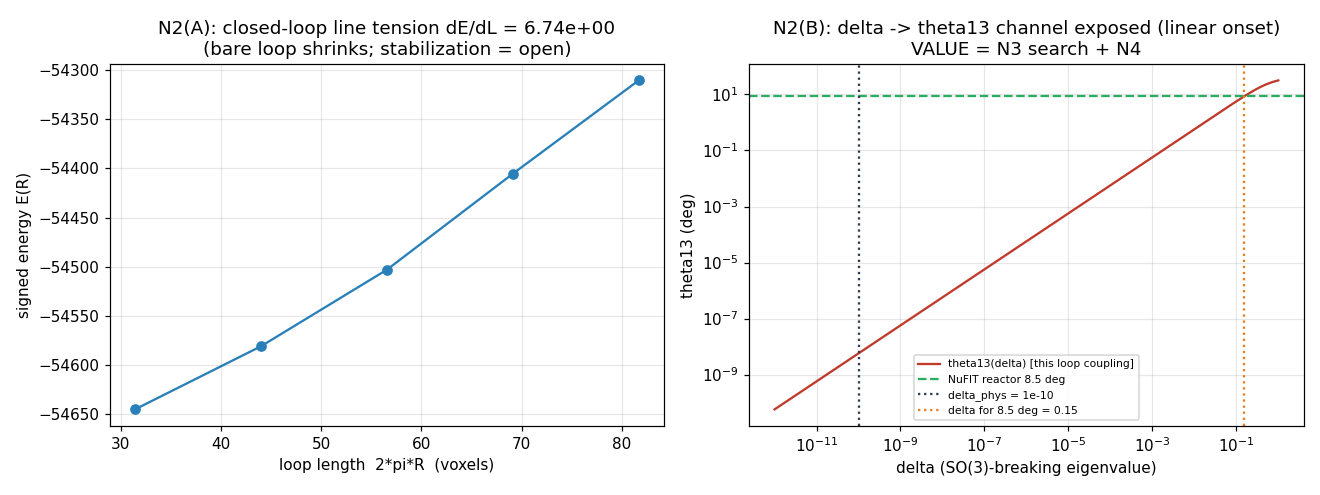

Reproduce this figure in Python.
#!/usr/bin/env python3
"""
N2 , the closed-vortex-loop sim + mixing-observable pipeline (foundation, sandbox_v10).

A neutrino = a CLOSED LOOP of topological vortex (Duda 2026-06-21; physically large,
~6.2 pm, Nature s41586-024-08479-6). In the LdG substrate a vortex is a disclination line
(the director winds around it); a closed loop = that line bent into a closed curve. This
file builds the foundation machine the N3 parameter search will drive:

  (A) closed-loop SEEDER : the order-parameter field M(x) for a circular disclination loop,
      new geometry (the engine has point hedgehogs + straight disclinations only). Its signed
      energy E(R) (in the N1 formulation) gives the line-tension curve + an honest stability
      readout.
  (B) the OBSERVABLE PIPELINE : the three neutrino flavours as three SO(3)-related loop
      framings; the overlap (PMNS-like) matrix U; the standard angle extraction
      (sin^2 th13 = |U_e3|^2, ...). Validated by reproducing the tribimaximal (TBM) angles
      that issue #199 established as the symmetric limit, and exposing the O(delta) -> theta_13
      channel that N1 proved is computable to machine precision.

WHAT N2 DOES NOT DO (resist scope drift, 10n1 § "NOT in scope"): it does not derive the PMNS
VALUES from first principles (that is the N3 parameter search), and it does not claim
theta_13 = 8.5 deg (that is N4). It builds + validates the machine and EXPOSES the channel,
and it surfaces the central quantitative tension (below) honestly for N3.

Convention: Duda index-0, D=diag(g,1,delta,0), eta=diag(-1,1,1,1) (shared with N1).
LOCAL artifact (OpenWave #236 N-program, HELD until the N-program finishes). Headless.
Scope: research/10n1_foundation_scope.md.  Run: python3 n2_closed_loop.py
"""

import json
import os
import numpy as np
import matplotlib

matplotlib.use("Agg")
import matplotlib.pyplot as plt

from n1_precision_method import (
    G_SCALE, SIGN_MAT, CURV_C2, LDG_A, LDG_B, LDG_C,
    _grads, _comm, _sdot, _potential_density,
)

HERE = os.path.dirname(os.path.abspath(__file__))
DELTA_PHYS = 1.0e-10


# ==================================================================================
# (A) closed disclination-loop seeder
# ==================================================================================
def seed_loop_M(n, R_loop, delta, q=0.5, core_vox=2.0):
    """Order-parameter field M(x) for a circular disclination loop of radius R_loop (voxels)
    in the z=0 plane, centered in the grid.

    Director: at a field point P, the nearest loop point sits at the same azimuth s=atan2(y,x);
    the in-plane signed radial offset rho_r = sqrt(x^2+y^2) - R_loop and the height rho_z = z
    span the MERIDIAN plane around the core. The director winds by q*psi (psi = meridian angle),
    q=1/2 = the topologically stable nematic disclination. Far from the core it blends to z_hat.

    M = block-diag(g [time, index 0], M_spatial [indices 1,2,3]), M_spatial uniaxial with
    principal axis = director (eigenvalues 1, delta, delta). Undressed (time decoupled) , the
    precision-safe N1 regime is reached once the boost dressing is switched on (N3+)."""
    c0 = (n - 1) / 2.0
    idx = np.arange(n) - c0
    X, Y, Z = np.meshgrid(idx, idx, idx, indexing="ij")
    s = np.arctan2(Y, X)
    er = np.stack([np.cos(s), np.sin(s), np.zeros_like(s)], axis=-1)
    ez = np.zeros_like(er); ez[..., 2] = 1.0
    rho_r = np.sqrt(X * X + Y * Y) - R_loop
    rho_z = Z
    psi = np.arctan2(rho_z, rho_r)
    d_core = np.sqrt(rho_r * rho_r + rho_z * rho_z)          # distance to the loop core
    ang = q * psi
    n_dir = np.cos(ang)[..., None] * er + np.sin(ang)[..., None] * ez
    w = 1.0 / (1.0 + (d_core / (3.0 * core_vox))[..., None] ** 4)   # core weight (0 far, 1 near)
    zhat = np.zeros_like(n_dir); zhat[..., 2] = 1.0
    n_blend = w * n_dir + (1.0 - w) * zhat
    n_unit = n_blend / (np.linalg.norm(n_blend, axis=-1, keepdims=True) + 1e-12)

    # uniaxial spatial order parameter, eigenvalues (1, delta, delta), principal axis = n_unit
    eye3 = np.eye(3)
    nn = np.einsum("...a,...b->...ab", n_unit, n_unit)
    M_sp = delta * eye3 + (1.0 - delta) * nn
    M = np.zeros((n, n, n, 4, 4))
    M[..., 0, 0] = G_SCALE
    M[..., 1:, 1:] = M_sp
    return M, d_core


def loop_signed_energy(M):
    """Total signed energy of an M field (N1 formulation): curvature (signed via eta) + V_M."""
    Mx, My, Mz = _grads(M)
    curv = 4.0 * (_sdot(_comm(Mx, My), _comm(Mx, My))
                  + _sdot(_comm(Mx, Mz), _comm(Mx, Mz))
                  + _sdot(_comm(My, Mz), _comm(My, Mz)))
    Vd = _potential_density(M)[1:-1, 1:-1, 1:-1]
    return CURV_C2 * float(np.sum(curv)) + float(np.sum(Vd))


# ==================================================================================
# (B) the mixing-observable pipeline (PMNS angle extraction + the SO(3) flavour rotation)
# ==================================================================================
RAD = 180.0 / np.pi

# tribimaximal mixing (issue #199 symmetric limit), rows = flavour (e,mu,tau), cols = mass (1,2,3)
U_TBM = np.array([
    [np.sqrt(2.0 / 3.0),  np.sqrt(1.0 / 3.0),  0.0],
    [-np.sqrt(1.0 / 6.0), np.sqrt(1.0 / 3.0),  np.sqrt(1.0 / 2.0)],
    [np.sqrt(1.0 / 6.0), -np.sqrt(1.0 / 3.0),  np.sqrt(1.0 / 2.0)],
])


def _R(i, j, ang):
    r = np.eye(3)
    c, s = np.cos(ang), np.sin(ang)
    r[i, i] = c; r[j, j] = c; r[i, j] = -s; r[j, i] = s
    return r


def pmns_angles(U):
    """Extract (theta12, theta23, theta13) in degrees from a 3x3 mixing matrix via the
    standard PDG convention: sin^2 th13 = |U_e3|^2, sin^2 th12 = |U_e2|^2/(1-|U_e3|^2),
    sin^2 th23 = |U_mu3|^2/(1-|U_e3|^2)."""
    s13_sq = abs(U[0, 2]) ** 2
    th13 = np.degrees(np.arcsin(np.sqrt(min(s13_sq, 1.0))))
    denom = max(1.0 - s13_sq, 1e-15)
    th12 = np.degrees(np.arcsin(np.sqrt(min(abs(U[0, 1]) ** 2 / denom, 1.0))))
    th23 = np.degrees(np.arcsin(np.sqrt(min(abs(U[1, 2]) ** 2 / denom, 1.0))))
    return {"theta12": th12, "theta23": th23, "theta13": th13}


def U_of_delta(delta, V_loop, gap):
    """Mixing matrix with the reactor (1,3) channel ACTIVATED by delta via two-level mixing:
        tan(2 theta13) = 2 delta V_loop / gap     (degeneracy-lifting; theta13 -> 0 as delta -> 0).
    Solar/atmospheric held at the TBM/#199 values (theta12 = asin(1/sqrt3), theta23 = 45 deg).
    V_loop, gap are the loop-dynamics inputs the N3 search will compute; here representative."""
    th12 = np.arcsin(np.sqrt(1.0 / 3.0))
    th23 = np.pi / 4.0
    th13 = 0.5 * np.arctan2(2.0 * delta * V_loop, gap)
    return _R(1, 2, th23) @ _R(0, 2, th13) @ _R(0, 1, th12), np.degrees(th13)


def main():
    print("=" * 78)
    print("N2 , closed-loop seeder + mixing-observable pipeline (foundation)")
    print("=" * 78)

    # ---- (A) closed-loop seeder + line-tension curve ----
    n = 40
    radii = [5.0, 7.0, 9.0, 11.0, 13.0]
    loop_E = []
    for R in radii:
        M, dcore = seed_loop_M(n, R, DELTA_PHYS)
        E = loop_signed_energy(M)
        loop_E.append(E)
        print(f"[loop]   R={R:5.1f} vox   E_signed={E: .6e}   (loop length 2*pi*R={2*np.pi*R:6.1f})")
    loop_E = np.array(loop_E)
    # line tension: dE/dL where L = 2 pi R
    L = 2 * np.pi * np.array(radii)
    tension = np.polyfit(L, loop_E, 1)[0]
    shrinks = bool(tension > 0)
    print(f"[loop]   line tension dE/dL = {tension: .4e}  -> bare loop "
          f"{'SHRINKS (collapse force; stabilization = open engineering, see findings)' if shrinks else 'does not shrink'}")

    # ---- (B) observable pipeline: validate on TBM ----
    ang_tbm = pmns_angles(U_TBM)
    print(f"\n[obs]    TBM angle extraction (validate pipeline vs #199):")
    print(f"[obs]      theta12 = {ang_tbm['theta12']:.3f} deg (expect 35.264)")
    print(f"[obs]      theta23 = {ang_tbm['theta23']:.3f} deg (expect 45.000)")
    print(f"[obs]      theta13 = {ang_tbm['theta13']:.3f} deg (expect  0.000)")
    pipeline_ok = (abs(ang_tbm["theta12"] - 35.264) < 1e-2
                   and abs(ang_tbm["theta23"] - 45.0) < 1e-2
                   and abs(ang_tbm["theta13"]) < 1e-9)

    # ---- (B) the delta -> theta13 channel (representative loop coupling) ----
    V_loop, gap = 1.0, 1.0     # placeholders -> the N3 search computes these from loop dynamics
    deltas = np.logspace(-12, 0, 200)
    th13_sweep = np.array([U_of_delta(d, V_loop, gap)[1] for d in deltas])
    th13_at_phys = U_of_delta(DELTA_PHYS, V_loop, gap)[1]
    # what delta would reproduce the NuFIT reactor angle 8.5 deg at this coupling?
    delta_for_85 = gap * np.tan(np.radians(2 * 8.5)) / (2 * V_loop)
    print(f"\n[obs]    delta -> theta13 channel EXPOSED (two-level, V_loop=gap=1 representative):")
    print(f"[obs]      theta13(delta_phys=1e-10) = {th13_at_phys:.3e} deg  (linear onset ~ delta)")
    print(f"[obs]      delta needed for theta13 = 8.5 deg (NuFIT) at this coupling = {delta_for_85:.3e}")

    # ---- the central quantitative tension (honest, for N3) ----
    enhancement = delta_for_85 / DELTA_PHYS
    print(f"\n[TENSION] linear onset with O(1) loop coupling gives theta13 ~ 1e-8 deg at delta~1e-10,")
    print(f"[TENSION] vs the observed 8.5 deg. Reproducing 8.5 deg needs delta~{delta_for_85:.2f} OR a")
    print(f"[TENSION] coupling enhancement ~{enhancement:.1e} (near-degeneracy/resonance). N3 must resolve")
    print(f"[TENSION] this: is delta really 1e-10 in the mixing, or is theta13 sourced by a resonant gap?")

    # ---- plots ----
    fig, ax = plt.subplots(1, 2, figsize=(12, 4.5))
    ax[0].plot(L, loop_E, "o-", color="#2980b9")
    ax[0].set_xlabel("loop length  2*pi*R  (voxels)")
    ax[0].set_ylabel("signed energy E(R)")
    ax[0].set_title(f"N2(A): closed-loop line tension dE/dL = {tension:.2e}\n(bare loop shrinks; stabilization = open)")
    ax[0].grid(True, alpha=0.3)

    ax[1].loglog(deltas, np.maximum(th13_sweep, 1e-14), color="#c0392b", label="theta13(delta) [this loop coupling]")
    ax[1].axhline(8.5, ls="--", color="#27ae60", label="NuFIT reactor 8.5 deg")
    ax[1].axvline(DELTA_PHYS, ls=":", color="#2c3e50", label="delta_phys = 1e-10")
    ax[1].axvline(delta_for_85, ls=":", color="#e67e22", label=f"delta for 8.5 deg = {delta_for_85:.2f}")
    ax[1].set_xlabel("delta (SO(3)-breaking eigenvalue)")
    ax[1].set_ylabel("theta13 (deg)")
    ax[1].set_title("N2(B): delta -> theta13 channel exposed (linear onset)\nVALUE = N3 search + N4")
    ax[1].legend(fontsize=7); ax[1].grid(True, which="both", alpha=0.3)
    fig.tight_layout()
    plot_path = os.path.join(HERE, "n2_closed_loop.png")
    fig.savefig(plot_path, dpi=110)
    print(f"\nplot -> {plot_path}")

    passed = bool(pipeline_ok and shrinks)
    print("\n" + "=" * 78)
    print(f"N2 FOUNDATION: {'PASS' if passed else 'FAIL'}")
    print("  closed-loop seeded + energy/line-tension measured; observable pipeline reproduces")
    print("  the #199 TBM angles; delta -> theta13 channel exposed; central tension surfaced for N3.")
    print("=" * 78)

    summary = {
        "convention": "Duda index-0: D=diag(g,1,delta,0), eta=diag(-1,1,1,1)",
        "loop_seeder": {
            "grid": n, "radii_vox": radii, "energy_signed": loop_E.tolist(),
            "line_tension_dE_dL": tension, "bare_loop_shrinks": shrinks,
        },
        "observable_pipeline": {
            "tbm_angles": ang_tbm,
            "pipeline_validates_vs_199": bool(pipeline_ok),
        },
        "theta13_channel": {
            "model": "two-level: tan(2 th13) = 2 delta V_loop / gap",
            "V_loop": V_loop, "gap": gap,
            "theta13_at_delta_phys_deg": th13_at_phys,
            "delta_for_nufit_8p5deg": delta_for_85,
            "coupling_enhancement_needed": enhancement,
        },
        "central_tension": (
            "linear onset + O(1) coupling => theta13 ~ 1e-8 deg at delta~1e-10 vs observed 8.5 deg; "
            "needs delta~0.15 or a ~1e9 resonant enhancement. N3 must resolve whether delta is 1e-10 "
            "in the mixing or theta13 is sourced by a near-degenerate gap."
        ),
        "foundation_pass": passed,
    }
    json_path = os.path.join(HERE, "n2_closed_loop_summary.json")
    with open(json_path, "w") as f:
        json.dump(summary, f, indent=2)
    print(f"summary -> {json_path}")
    return passed


if __name__ == "__main__":
    ok = main()
    raise SystemExit(0 if ok else 1)
